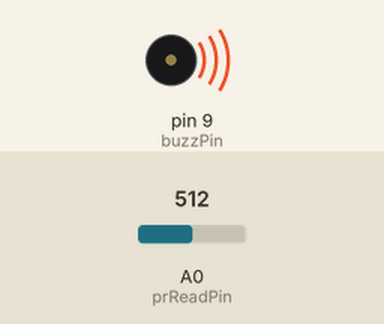
Recording of a sketch running on a simulated Arduino Uno, built with avr-gcc and run on an emulated ATmega328P. Parts: buzzer (waves = sounding). The test bench sets the inputs (shaded band); at power-on: A0 (prReadPin) = 512.

Above: at 0.1 s.
Timing chart, 0 to 1.6 s (numbered marks = the images above):
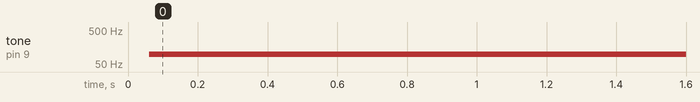

The sketch:

026_photoresistor_assignment.ino
```cpp
// https://www.youtube.com/watch?v=42ahyWUkTiU&list=PLGs0VKk2DiYw-L-RibttcvK-WBZm8WLEP&index=26

/**
 * Photoresistor Homework
 * Change the tone of the passive buzzer based on the intensity of light
 * Higher tone for dark
 * Lower tone for light
 */

// pin setup
int prReadPin = A0; // read voltage from photoresistor
int buzzPin = 9;

int prReading;
float slope = 9940./1023.;
float maxDelayVal = 60;
float delayMs;

void setup() {
  // put your setup code here, to run once:
  pinMode(prReadPin, INPUT);
  pinMode(buzzPin, OUTPUT);
}

void loop() {
  // put your main code here, to run repeatedly:
  prReading = analogRead(prReadPin);

  delayMs = (slope * prReading) + maxDelayVal;

  digitalWrite(buzzPin, HIGH);
  delayMicroseconds(delayMs);
  digitalWrite(buzzPin, LOW);
  delayMicroseconds(delayMs);
}
```

Measured:
- by itself, tone on pin 9 (buzzPin): silent → 98 Hz at 0.06 s
